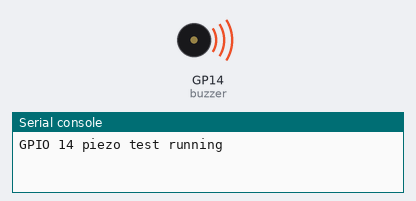
Recording of a program running on a simulated Raspberry Pi Pico running MicroPython. Parts: buzzer (waves = sounding), the last lines printed to the serial console.

Above: at 0.57 s.
At 3.3 s:
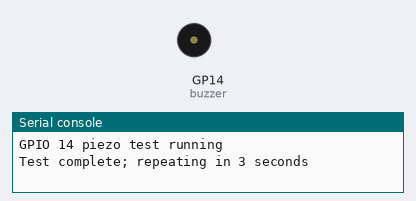
Timing chart, 0 to 5.6 s (numbered marks = the images above):
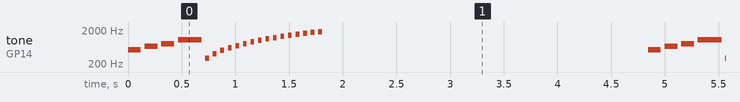

Measured:
- by itself, tone on GP14 (buzzer): plays 523 Hz for 0.12 s, 659 Hz for 0.12 s, 784 Hz for 0.12 s, 1047 Hz for 0.22 s, 300 Hz for 0.04 s, 400 Hz for 0.04 s … (540 notes in this stretch)

The program:

buzzer_gpio14_test.py
```python
"""Standalone passive-piezo test for a Pico W.

Wire the piezo positive lead to GP14 and the negative lead to GND.
Save this file to the Pico W as main.py to run it by itself.
"""

from machine import PWM, Pin
import time


BUZZER_PIN = 14
VOLUME = 49152  # 75% PWM duty cycle

buzzer = PWM(Pin(BUZZER_PIN))
buzzer.duty_u16(0)


def tone(frequency, duration_ms):
    buzzer.freq(frequency)
    buzzer.duty_u16(VOLUME)
    time.sleep_ms(duration_ms)
    buzzer.duty_u16(0)
    time.sleep_ms(35)


def startup_jingle():
    # A short, distinctive test sequence rather than a reader status signal.
    for frequency, duration_ms in (
        (523, 120),
        (659, 120),
        (784, 120),
        (1047, 220),
    ):
        tone(frequency, duration_ms)


def frequency_sweep():
    for frequency in range(300, 1801, 100):
        tone(frequency, 35)


try:
    print("GPIO 14 piezo test running")
    while True:
        startup_jingle()
        frequency_sweep()
        print("Test complete; repeating in 3 seconds")
        time.sleep(3)
finally:
    buzzer.duty_u16(0)
    buzzer.deinit()
```
